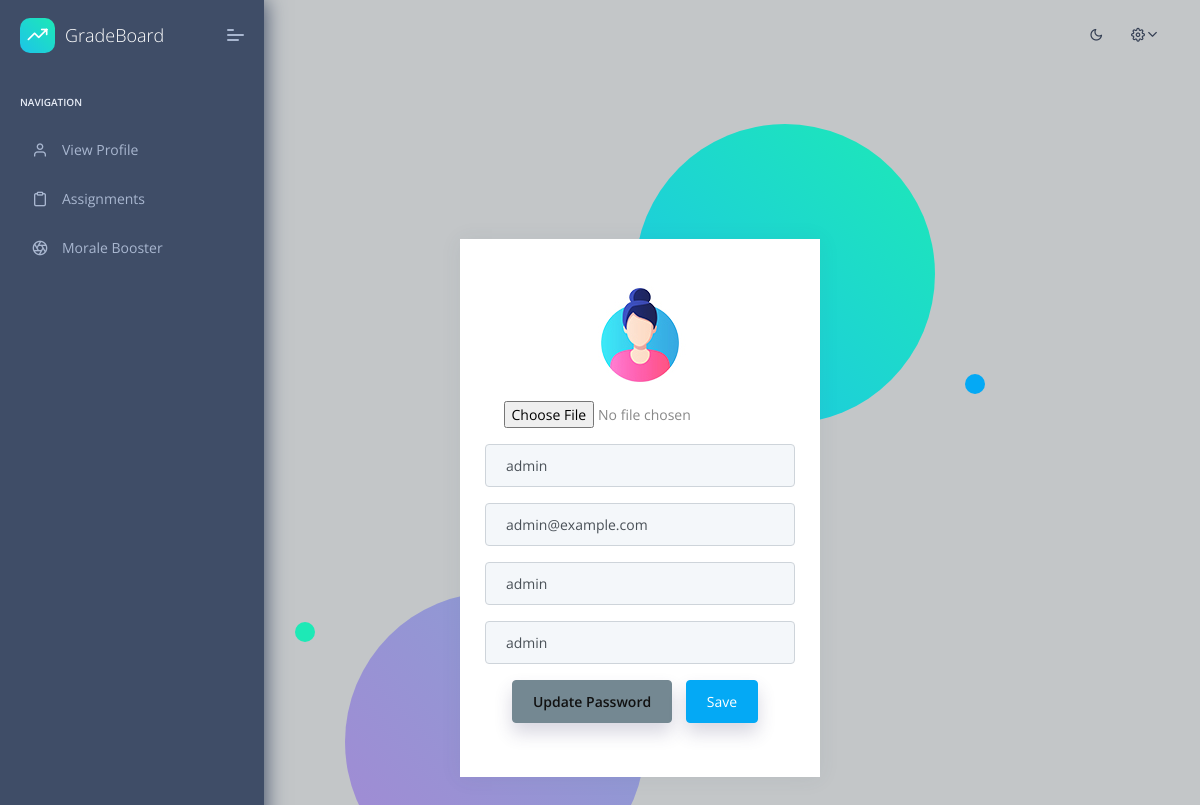
The page /accounts/profile/update/ (signed in) on the database its author committed.
### home/models.py (models this page shows, shortened)
class User(AbstractUser):
    profile_image = models.FileField(upload_to="profile_images", blank=True, null=True)
    is_teacher = models.BooleanField(default=False)

### home/views.py (the view)
# urls.py: path('accounts/profile/update/', views.update_profile, name='update_profile'),
def update_profile(request):
    logger.info("Attempting to update profile")
    if request.method == "POST":
        form = UpdateUserProfileForm(request.POST, request.FILES, instance=request.user)
        if form.is_valid():
            form.save()
            return redirect("view_profile")
    else:
        form = UpdateUserProfileForm(instance=request.user)
    return render(request, 'pages/update_profile.html', context={'form': form})

### home/forms.py
class UpdateUserProfileForm(forms.ModelForm):
    username = forms.CharField(
        widget=forms.TextInput(attrs={'class': 'form-control', 'placeholder': 'Your Username'})
    )
    email = forms.CharField(
        widget=forms.TextInput(attrs={'class': 'form-control', 'placeholder': 'Your Email Address'})
    )
    first_name = forms.CharField(
        widget=forms.TextInput(attrs={'class': 'form-control', 'placeholder': 'First Name'})
    )
    last_name = forms.CharField(
        widget=forms.TextInput(attrs={'class': 'form-control', 'placeholder': 'Last Name'})
    )
    profile_image = forms.ImageField(required=False)
    class Meta:
        model = User
        fields = ('profile_image', 'username', 'email', 'first_name', 'last_name')

### templates/pages/update_profile.html (shortened to what this page needs)
{% extends "layouts/base.html" %}
{% load static %}
{% block content %}
<div class="auth-wrapper">
    <div class="auth-content">
        <div class="auth-bg">
            <span class="r s"></span>
            <span class="r s"></span>
        </div>
        <div class="card">
            <form method="post" enctype="multipart/form-data" class="card-body text-center">
                <div class="d-flex align-items-center justify-content-center flex-column">
                    <div class="w-50 p-3">
                        {% if user.profile_image %}
                            <img src="{{ user.profile_image.url }}" alt="profile image"
                                 class="img-fluid rounded-circle">
                        {% else %}
                            <img src="{% static 'assets/images/user/avatar-1.jpg' %}" alt="profile image"
                                 class="img-fluid rounded-circle">
                        {% endif %}
                    </div>
                </div>
                {% for field in form %}
                    <div class="form-group mb-3">
                        {{ field }}
                    </div>
                {% endfor %}
                <a class="btn btn-secondary shadow-2 mb-4" href="{% url 'update_password' %}">Update Password</a>
                <button class="btn btn-primary shadow-2 mb-4" type="submit">Save</button>
            </form>
        </div>
    </div>
</div>
{% endblock content %}

### rows shown on the page
User: form "admin" "admin@example.com" "admin" "admin"
